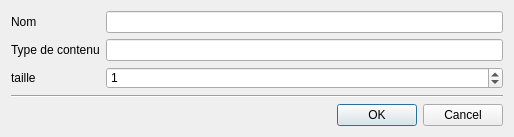
<?xml version="1.0" encoding="UTF-8"?>
<ui version="4.0">
 <class>Dialog_Declaration_Vecteur</class>
 <widget class="QDialog" name="Dialog_Declaration_Vecteur">
  <property name="geometry">
   <rect>
    <x>0</x>
    <y>0</y>
    <width>514</width>
    <height>137</height>
   </rect>
  </property>
  <property name="minimumSize">
   <size>
    <width>400</width>
    <height>137</height>
   </size>
  </property>
  <property name="maximumSize">
   <size>
    <width>16777215</width>
    <height>137</height>
   </size>
  </property>
  <property name="windowTitle">
   <string>Declaration Vecteur</string>
  </property>
  <property name="windowIcon">
   <iconset resource="../../Source.qrc">
    <normaloff>:/Icons/Icon/Icons8-Ios7-Editing-Increase-Font.ico</normaloff>:/Icons/Icon/Icons8-Ios7-Editing-Increase-Font.ico</iconset>
  </property>
  <layout class="QGridLayout" name="gridLayout_2">
   <item row="2" column="0">
    <layout class="QHBoxLayout" name="horizontalLayout">
     <item>
      <widget class="QLabel" name="commentaire">
       <property name="styleSheet">
        <string notr="true">#commentaire{
color : red;
}</string>
       </property>
       <property name="text">
        <string/>
       </property>
      </widget>
     </item>
     <item>
      <widget class="QDialogButtonBox" name="buttonBox">
       <property name="orientation">
        <enum>Qt::Horizontal</enum>
       </property>
       <property name="standardButtons">
        <set>QDialogButtonBox::Cancel|QDialogButtonBox::Ok</set>
       </property>
      </widget>
     </item>
    </layout>
   </item>
   <item row="0" column="0">
    <layout class="QGridLayout" name="gridLayout">
     <item row="1" column="0" colspan="2">
      <widget class="QLabel" name="label_3">
       <property name="text">
        <string>Type de contenu</string>
       </property>
      </widget>
     </item>
     <item row="1" column="2">
      <widget class="QLineEdit" name="Type"/>
     </item>
     <item row="2" column="2">
      <widget class="QSpinBox" name="taille">
       <property name="value">
        <number>1</number>
       </property>
      </widget>
     </item>
     <item row="0" column="2">
      <widget class="QLineEdit" name="nom"/>
     </item>
     <item row="0" column="0" colspan="2">
      <widget class="QLabel" name="label">
       <property name="text">
        <string>Nom</string>
       </property>
      </widget>
     </item>
     <item row="2" column="0" colspan="2">
      <widget class="QLabel" name="label_2">
       <property name="text">
        <string>taille</string>
       </property>
      </widget>
     </item>
    </layout>
   </item>
   <item row="1" column="0">
    <widget class="Line" name="line">
     <property name="orientation">
      <enum>Qt::Horizontal</enum>
     </property>
    </widget>
   </item>
  </layout>
 </widget>
 <resources>
  <include location="../../Source.qrc"/>
 </resources>
 <connections>
  <connection>
   <sender>buttonBox</sender>
   <signal>accepted()</signal>
   <receiver>Dialog_Declaration_Vecteur</receiver>
   <slot>accept()</slot>
   <hints>
    <hint type="sourcelabel">
     <x>248</x>
     <y>254</y>
    </hint>
    <hint type="destinationlabel">
     <x>157</x>
     <y>274</y>
    </hint>
   </hints>
  </connection>
  <connection>
   <sender>buttonBox</sender>
   <signal>rejected()</signal>
   <receiver>Dialog_Declaration_Vecteur</receiver>
   <slot>reject()</slot>
   <hints>
    <hint type="sourcelabel">
     <x>316</x>
     <y>260</y>
    </hint>
    <hint type="destinationlabel">
     <x>286</x>
     <y>274</y>
    </hint>
   </hints>
  </connection>
 </connections>
</ui>
